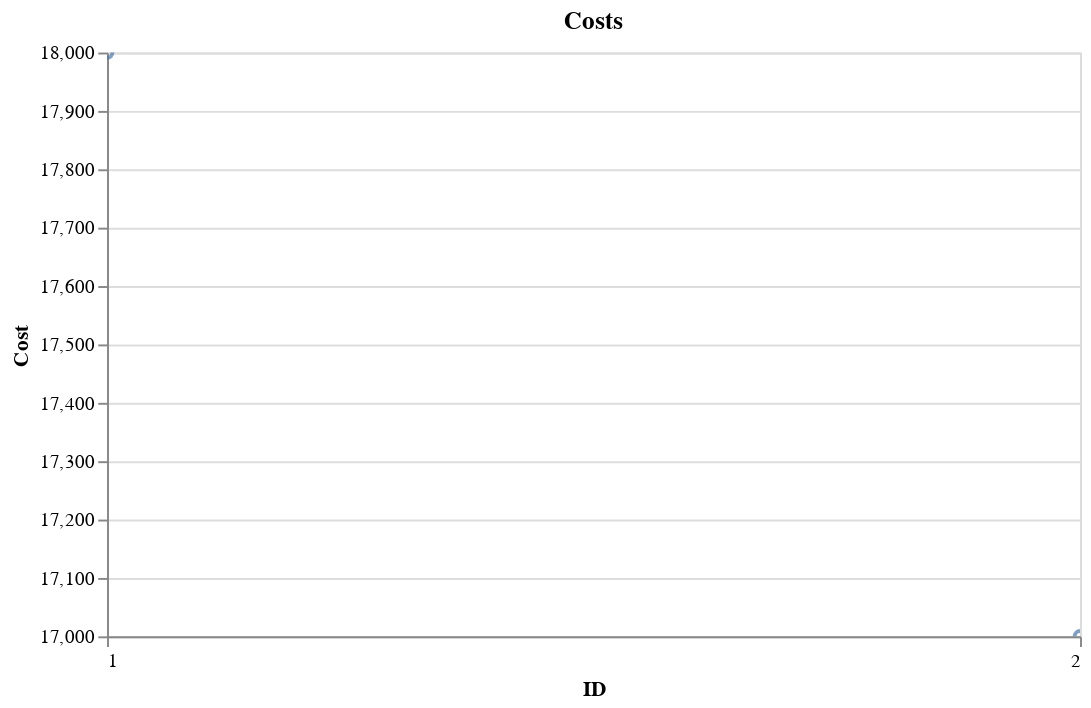

Write notebook code for a chart like this one.
### Code cell
chart =  (
    df.plot.point(
        x="id",
        y="purchase_cost",
    )
    .properties(width=500, title="Costs")
    .configure_scale(zero=False)
    .configure_axisX(tickMinStep=1)
)
chart.encoding.x.title = "ID"
chart.encoding.y.title = "Cost"
chart

### Figure 1 — Vega-Lite specification as saved in the notebook (floating-point values rounded to 4 significant figures)
{"config": {"view": {"continuousWidth": 300, "continuousHeight": 300}, "axisX": {"tickMinStep": 1}, "scale": {"zero": false}}, "data": {"name": "data-0322d752563bd1c0192302c19f96701e"}, "mark": {"type": "point", "tooltip": true}, "encoding": {"x": {"field": "id", "title": "ID", "type": "quantitative"}, "y": {"field": "purchase_cost", "title": "Cost", "type": "quantitative"}}, "params": [{"name": "param_2", "select": {"type": "interval", "encodings": ["x", "y"]}, "bind": "scales"}], "title": "Costs", "width": 500, "$schema": "https://vega.github.io/schema/vega-lite/v5.20.1.json", "datasets": {"data-0322d752563bd1c0192302c19f96701e": [{"id": 1, "name": "tesla_model_3", "type": "buy", "purchase_cost": 18000.0, "road_taxes_yearly": 1000.0, "insurance_monthly": 280.0, "fuel_per_km": 0.08, "depreciation_k": 0.08}, {"id": 2, "name": "opel_corsa_e", "type": "buy", "purchase_cost": 17000.0, "road_taxes_yearly": 700.0, "insurance_monthly": 180.0, "fuel_per_km": 0.08, "depreciation_k": 0.08}]}}
